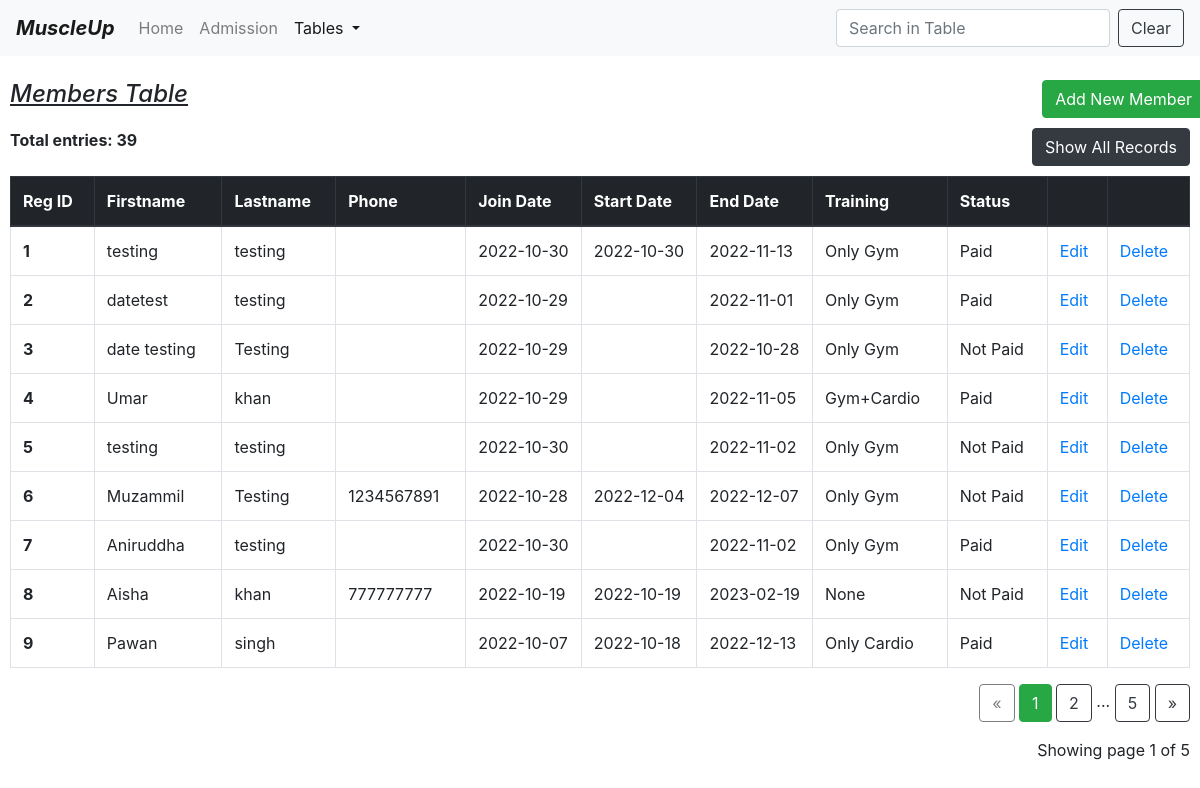
The page /table (signed in) on the database its author committed.
### model.py (models this page shows)
class Members(db.Model):
    id = db.Column(db.Integer, primary_key=True)
    firstname = db.Column(db.String(30))
    lastname = db.Column(db.String(30))
    phoneno = db.Column(db.Integer)
    email = db.Column(db.String(30))
    joindate = db.Column(db.String(11))
    startdate = db.Column(db.String(11))
    enddate = db.Column(db.String(11))
    address = db.Column(db.String(100))
    status = db.Column(db.String(10))
    training = db.Column(db.String(10))
    amount = db.Column(db.Integer)

### app.py (the view)
@app.route("/table")
def table():
    try:
        if "username" not in session:
            flash("Please log in first")
            return render_template("login.html")
        page = request.args.get('page', 1, type=int)
        member = Members.query.order_by(Members.id).paginate(page=page, per_page=9)
        total_rows = Members.query.count()
        button_name = "Show All Records"
        path = "/table1"
        return render_template("table.html", member=member, total_rows=total_rows, button_name=button_name, path=path)
    except:
        return make_response("Something went wrong. Call Developer!")

### templates/table.html (shortened to what this page needs)
<!DOCTYPE html>
<html lang="en">
<head>
    <link href="https://cdn.jsdelivr.net/npm/bootstrap@4.0.0/dist/css/bootstrap.min.css"
 rel="stylesheet">
</head>
<body>
<nav class="navbar navbar-expand-lg navbar-light bg-light">
    <a class="navbar-brand" href="/home"><b><i>MuscleUp</i></b></a>
    <div class="collapse navbar-collapse" id="navbarSupportedContent">
        <ul class="navbar-nav mr-auto">
            <li class="nav-item ">
                <a class="nav-link" href="/home">Home <span class="sr-only">(current)</span></a>
            </li>
            <li class="nav-item">
                <a class="nav-link" href="/form">Admission</a>
            </li>
            <li class="nav-item dropdown active">
                <a aria-expanded="false" aria-haspopup="true" class="nav-link dropdown-toggle" data-toggle="dropdown"
                   href="#"
                   id="navbarDropdown" role="button">
                    Tables
                </a>
            </li>
        </ul>
        <form class="form-inline my-2 my-lg-0">
            <input aria-label="Search" class="form-control mr-sm-2" id="myInput" onkeyup="myFunction()" placeholder="Search in Table"
                   type="search">
            <button class="btn btn-outline-dark my-2 my-sm-0" onclick="document.getElementById('myInput').value = ''">Clear</button>
        </form>
    </div>
</nav>
<br>
<div class="Container" style="padding-left:10px;padding-right:10px;">
    <div class="row">
        <div class="col md-12">
            <h4><u><i>Members Table</i></u><br></h4>
        </div>
        <a href="/form">
            <button class="btn btn-success float-right" type="button">Add New Member
            </button>
        </a>
        <br><br>
    </div>
    <div class="row">
        <div class="col">
            <label>
                <strong>Total entries: {{total_rows}}</strong>
            </label>
        </div>
        <div class="col">
            <a href="{{path}}">
            <button class="btn btn-dark float-right" type="button">{{button_name}}</button><br><br>
            </a>
        </div>
    </div>
    <table class="table table-bordered table-hover " id="myTable">
        <thead class="thead-dark">
        <tr>
            <th scope="col">Reg ID</th>
            <th scope="col">Firstname</th>
            <th scope="col">Lastname</th>
            <th scope="col">Phone</th>
            <th scope="col" style="width:110px">Join Date</th>
            <th scope="col" style="width:110px">Start Date</th>
            <th scope="col" style="width:110px">End Date</th>
            <th scope="col">Training</th>
            <th scope="col">Status</th>
            <th scope="col"></th>
            <th scope="col"></th>
        </tr>
        </thead>
        <tbody>
        {% for i in member.items %}
        <tr>
            <th scope="row">{{i.id}}</th>
            <td>{{i.firstname}}</td>
            <td>{{i.lastname}}</td>
            <td>{{i.phoneno}}</td>
            <td style="white-space:nowrap">{{i.joindate}}</td>
            <td style="white-space:nowrap">{{i.startdate}}</td>
            <td style="white-space:nowrap">{{i.enddate}}</td>
            <td>{{i.training}}</td>
            <td>{{i.status}}</td>
            <td><a href="/edit/{{i.id}}">Edit</a></td>
            <td><a href="/delete/{{i.id}}" onclick="return confirm('are you sure to delete ?')">Delete</a></td>
        </tr>
        {% endfor %}
        </tbody>
    </table>
    <div class="text-right">
        <a class="btn btn-outline-dark
       {% if member.page == 1 %}disabled{% endif %}"
           href="{{ url_for('table', page=member.prev_num) }}">
            &laquo;
        </a>
        {% for page_num in member.iter_pages(left_edge=1, right_edge=1, left_current=1, right_current=2) %}
        {% if page_num %}
        {% if member.page == page_num %}
        <a class="btn btn-success"
           href="{{ url_for('table', page=page_num) }}">
            {{ page_num }}
        </a>
        {% else %}
        <a class="btn btn-outline-dark"
           href="{{ url_for('table', page=page_num) }}">
            {{ page_num }}
        </a>
        {% endif %}
        {% else %}
        ...
        {% endif %}
        {% endfor %}
        <a class="btn btn-outline-dark
       {% if member.page == member.pages %}disabled{% endif %}"
           href="{{ url_for('table', page=member.next_num) }}">
            &raquo;
        </a>
    </div>
    <p class="text-right mt-3">
        Showing page {{ member.page }} of {{ member.pages }}
    </p>
    <br><br><br>
</div>
</body>
</html>

### rows shown on the page
Members: id "1", firstname "testing", lastname "testing", joindate "2022-10-30", startdate "2022-10-30", enddate "2022-11-13", training "Only Gym", status "Paid"
Members: id "2", firstname "datetest", lastname "testing", joindate "2022-10-29", enddate "2022-11-01", training "Only Gym", status "Paid"
Members: id "3", firstname "date testing", lastname "Testing", joindate "2022-10-29", enddate "2022-10-28", training "Only Gym", status "Not Paid"
Members: id "4", firstname "Umar", lastname "khan", joindate "2022-10-29", enddate "2022-11-05", training "Gym+Cardio", status "Paid"
Members: id "5", firstname "testing", lastname "testing", joindate "2022-10-30", enddate "2022-11-02", training "Only Gym", status "Not Paid"
Members: id "6", firstname "Muzammil", lastname "Testing", phoneno "1234567891", joindate "2022-10-28", startdate "2022-12-04", enddate "2022-12-07", training "Only Gym", status "Not Paid"
Members: id "7", firstname "Aniruddha", lastname "testing", joindate "2022-10-30", enddate "2022-11-02", training "Only Gym", status "Paid"
Members: id "8", firstname "Aisha", lastname "khan", phoneno "777777777", joindate "2022-10-19", startdate "2022-10-19", enddate "2023-02-19", training "None", status "Not Paid"
Members: id "9", firstname "Pawan", lastname "singh", joindate "2022-10-07", startdate "2022-10-18", enddate "2022-12-13", training "Only Cardio", status "Paid"

### other values the page prints
{{ total_rows }} "39"
{{ button_name }} "Show All Records"
{{ page_num }} "1"
{{ page_num }} "2" "5"
{{ member.page }} "1"
{{ member.pages }} "5"
